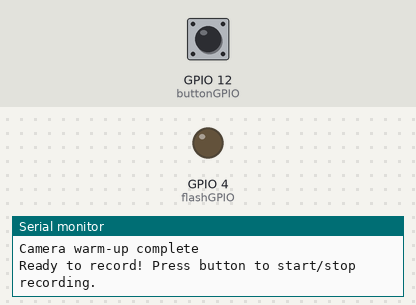
Bench run of a sketch on a simulated ESP32. Parts: output pins drawn as LEDs (lit = HIGH), the last lines printed to the serial monitor. The inputs (shaded band) are chosen by the test bench; at power-on: GPIO 12 (buttonGPIO) HIGH. Storage starts empty; EEPROM starts erased; the camera gives no picture.

Above: at 3.3 s.
3.4 s: GPIO 12 (buttonGPIO) pulled LOW for 0.15 s
At 4.2 s:
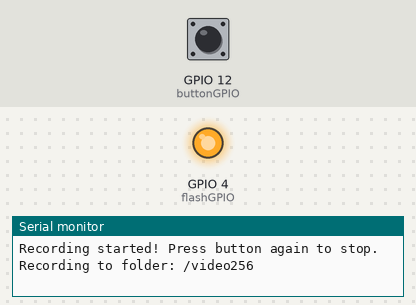
5.0 s: GPIO 12 (buttonGPIO) pulled LOW for 1 s
At 6.1 s:
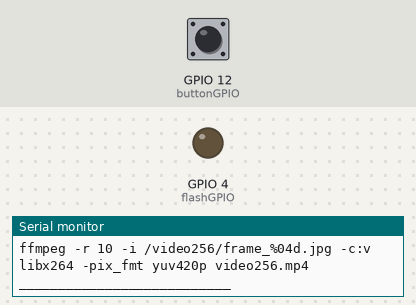
7.5 s: GPIO 12 (buttonGPIO) driven LOW
At 8.5 s:
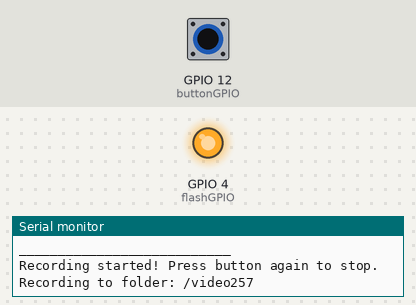
Timing chart, 0 to 39.0 s (numbered marks = the images above; inputs shaded):
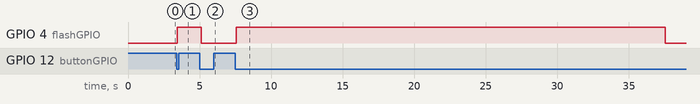

Measured:
- after the input at 3.4 s, GPIO 4 (flashGPIO): LOW → HIGH after 0.05 s
- after the input at 5.0 s, GPIO 4 (flashGPIO): HIGH → LOW after 0.12 s
- after the input at 7.5 s, GPIO 4 (flashGPIO): LOW → HIGH after 0.05 s, → LOW 30.0 s later

The sketch:

main.ino
```cpp
#include "FS.h"
#include "SD_MMC.h"
#include "driver/rtc_io.h"
#include "esp_camera.h"
#include "soc/rtc_cntl_reg.h"
#include "soc/soc.h"
#include <EEPROM.h>

#define EEPROM_SIZE 1
#define PWDN_GPIO_NUM 32
#define RESET_GPIO_NUM -1
#define XCLK_GPIO_NUM 0
#define SIOD_GPIO_NUM 26
#define SIOC_GPIO_NUM 27
#define Y9_GPIO_NUM 35
#define Y8_GPIO_NUM 34
#define Y7_GPIO_NUM 39
#define Y6_GPIO_NUM 36
#define Y5_GPIO_NUM 21
#define Y4_GPIO_NUM 19
#define Y3_GPIO_NUM 18
#define Y2_GPIO_NUM 5
#define VSYNC_GPIO_NUM 25
#define HREF_GPIO_NUM 23
#define PCLK_GPIO_NUM 22

int videoNum = 0;
int buttonGPIO = 12;
int flashGPIO = 4;
bool lastButtonState = HIGH;
bool buttonPressed = false;
bool isRecording = false;
unsigned long lastDebounceTime = 0;
unsigned long debounceDelay = 50;
unsigned long recordingStartTime = 0;
const unsigned long maxRecordingTime = 30000;
const int targetFPS = 10;
const unsigned long frameInterval = 1000 / targetFPS;

void setup() {
  WRITE_PERI_REG(RTC_CNTL_BROWN_OUT_REG, 0);
  Serial.begin(115200);

  camera_config_t config;
  config.ledc_channel = LEDC_CHANNEL_0;
  config.ledc_timer = LEDC_TIMER_0;
  config.pin_d0 = Y2_GPIO_NUM;
  config.pin_d1 = Y3_GPIO_NUM;
  config.pin_d2 = Y4_GPIO_NUM;
  config.pin_d3 = Y5_GPIO_NUM;
  config.pin_d4 = Y6_GPIO_NUM;
  config.pin_d5 = Y7_GPIO_NUM;
  config.pin_d6 = Y8_GPIO_NUM;
  config.pin_d7 = Y9_GPIO_NUM;
  config.pin_xclk = XCLK_GPIO_NUM;
  config.pin_pclk = PCLK_GPIO_NUM;
  config.pin_vsync = VSYNC_GPIO_NUM;
  config.pin_href = HREF_GPIO_NUM;
  config.pin_sccb_sda = SIOD_GPIO_NUM;
  config.pin_sccb_scl = SIOC_GPIO_NUM;
  config.pin_pwdn = PWDN_GPIO_NUM;
  config.pin_reset = RESET_GPIO_NUM;
  config.xclk_freq_hz = 20000000;
  config.pixel_format = PIXFORMAT_JPEG;

  if (psramFound()) {
    config.frame_size = FRAMESIZE_VGA;
    config.jpeg_quality = 15;
    config.fb_count = 2;
  } else {
    config.frame_size = FRAMESIZE_QVGA; // 320x240
    config.jpeg_quality = 20;
    config.fb_count = 1;
  }

  esp_err_t err = esp_camera_init(&config);
  if (err != ESP_OK) {
    Serial.printf("Camera init failed with error 0x%x", err);
    while (1)
      delay(1000);
  }
  Serial.println("Camera initialized successfully");

  if (!SD_MMC.begin("/sdcard", true, false, 20000)) {
    Serial.println("Card Mount Failed");
    while (1)
      delay(1000);
  }
  Serial.println("SD Card initialized successfully");

  uint8_t cardType = SD_MMC.cardType();
  if (cardType == CARD_NONE) {
    Serial.println("No SD Card attached");
    while (1)
      delay(1000);
  }

  EEPROM.begin(EEPROM_SIZE);
  videoNum = EEPROM.read(0);

  warmUpCamera();

  pinMode(flashGPIO, OUTPUT);
  pinMode(buttonGPIO, INPUT_PULLUP);

  Serial.println("Ready to record! Press button to start/stop recording.");
}

void loop() {
  int reading = digitalRead(buttonGPIO);

  if (reading != lastButtonState) {
    lastDebounceTime = millis();
  }

  if ((millis() - lastDebounceTime) > debounceDelay) {
    if (reading != buttonPressed) {
      buttonPressed = reading;

      if (buttonPressed == LOW) {
        if (!isRecording) {
          startVideoRecording();
        } else {
          stopVideoRecording();
        }
      }
    }
  }

  if (isRecording) {
    static unsigned long lastFrameTime = 0;
    unsigned long currentTime = millis();

    if (currentTime - lastFrameTime >= frameInterval) {
      captureVideoFrame();
      lastFrameTime = currentTime;
    }

    if (currentTime - recordingStartTime >= maxRecordingTime) {
      Serial.println("Max recording time reached, stopping...");
      stopVideoRecording();
    }
  }

  lastButtonState = reading;
  delay(1);
}

void startVideoRecording() {
  if (SD_MMC.cardType() == CARD_NONE) {
    Serial.println("SD Card not available");
    return;
  }

  videoNum++;
  String folderPath = "/video" + String(videoNum);

  if (!SD_MMC.mkdir(folderPath)) {
    Serial.println("Failed to create video directory");
    return;
  }

  isRecording = true;
  recordingStartTime = millis();
  digitalWrite(flashGPIO, HIGH);

  Serial.println("Recording started! Press button again to stop.");
  Serial.printf("Recording to folder: %s\n", folderPath.c_str());
}

void stopVideoRecording() {
  isRecording = false;
  digitalWrite(flashGPIO, LOW);

  EEPROM.write(0, videoNum);
  EEPROM.commit();

  Serial.println("Recording stopped!");
  Serial.println("You can convert frames to video using ffmpeg:");
  Serial.printf("ffmpeg -r %d -i /video%d/frame_%%04d.jpg -c:v libx264 "
                "-pix_fmt yuv420p video%d.mp4\n",
                targetFPS, videoNum, videoNum);
  Serial.println("___________________________");
}

void captureVideoFrame() {
  static int frameCount = 0;

  camera_fb_t *fb = esp_camera_fb_get();
  if (!fb) {
    Serial.println("Camera capture failed");
    return;
  }

  String folderPath = "/video" + String(videoNum);
  String framePath = folderPath + "/frame_" + String(frameCount, 10) + ".jpg";

  if (frameCount < 10)
    framePath = folderPath + "/frame_000" + String(frameCount) + ".jpg";
  else if (frameCount < 100)
    framePath = folderPath + "/frame_00" + String(frameCount) + ".jpg";
  else if (frameCount < 1000)
    framePath = folderPath + "/frame_0" + String(frameCount) + ".jpg";

  File file = SD_MMC.open(framePath, FILE_WRITE);
  if (!file) {
    Serial.println("Failed to open file for writing");
    esp_camera_fb_return(fb);
    return;
  }

  file.write(fb->buf, fb->len);
  file.close();
  esp_camera_fb_return(fb);

  frameCount++;

  if (frameCount % 50 == 0) {
    Serial.printf("Captured %d frames\n", frameCount);
  }

  if (!isRecording) {
    frameCount = 0;
  }
}

void takePicture() {
  if (!isRecording) {
  }
}

void warmUpCamera() {
  Serial.println("Warming up camera...");
  for (int i = 0; i < 30; i++) {
    camera_fb_t *fb = esp_camera_fb_get();
    if (!fb) {
      Serial.println("Failed to capture frame during warm-up");
      continue;
    }
    esp_camera_fb_return(fb);
  }
  Serial.println("Camera warm-up complete");
}
```
